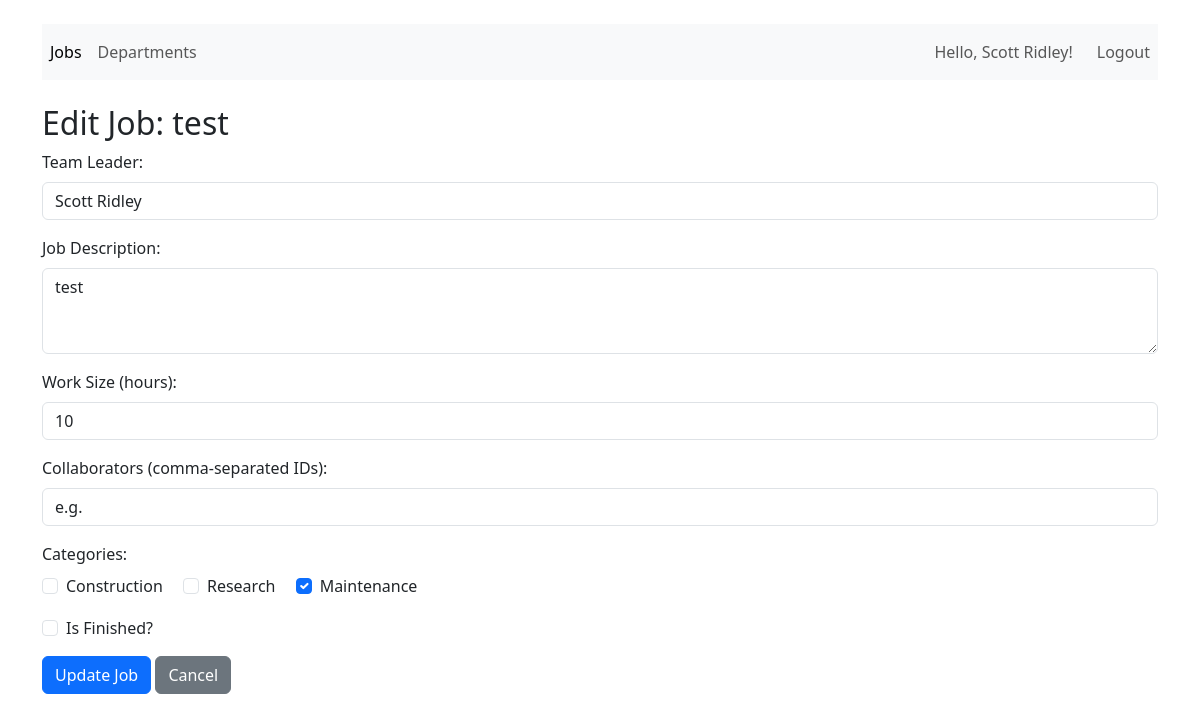
/edit_job/2 (signed in), run on the app's committed database.
### main.py (models this page shows, shortened)
class User(Base, UserMixin):
    __tablename__ = 'users'
    id = Column(Integer, primary_key=True, autoincrement=True)
    surname = Column(String, nullable=False)
    name = Column(String, nullable=False)
    age = Column(Integer, nullable=False)
    position = Column(String, nullable=False)
    speciality = Column(String, nullable=False)
    address = Column(String, nullable=False)
    email = Column(String, unique=True, nullable=False)
    _hashed_password = Column('hashed_password', String, nullable=False)
    modified_date = Column(DateTime, default=datetime.datetime.now)
    jobs_as_leader = relationship("Jobs", back_populates="team_leader_user")
    departments_led = relationship("Department", back_populates="chief_user")
    @property
    def full_name(self):
        return f"{self.surname} {self.name}"

class Jobs(Base):
    __tablename__ = 'jobs'
    id = Column(Integer, primary_key=True, autoincrement=True)
    team_leader = Column(Integer, ForeignKey('users.id'), nullable=False)
    job = Column(String, nullable=False)
    work_size = Column(Integer, nullable=False)
    collaborators = Column(Text, nullable=False)
    start_date = Column(DateTime, default=datetime.datetime.now)
    end_date = Column(DateTime)
    is_finished = Column(Boolean, default=False)
    team_leader_user = relationship("User", back_populates="jobs_as_leader")
    categories = relationship("Category", secondary=association_table, lazy='subquery', backref="jobs")

class Category(Base):
    __tablename__ = 'categories'
    id = Column(Integer, primary_key=True, autoincrement=True)
    name = Column(String, unique=True, nullable=False)

### app.py (the view, shortened to what this page needs)
@app.route('/edit_job/<int:job_id>', methods=['GET', 'POST'])
@login_required
def edit_job(job_id):
    session = Session()
    job = session.query(Jobs).options(joinedload(Jobs.team_leader_user)).filter(Jobs.id == job_id).first()
    if not job:
        flash('Job not found.')
        session.close()
        return redirect(url_for('index'))
    if job.team_leader_user != current_user and current_user.id != 1:
        flash('You cannot edit this job.')
        session.close()
        return redirect(url_for('index'))
    users = session.query(User).all()
    categories = session.query(Category).all()
    session.close()
    return render_template('edit_job.html', job=job, users=users, categories=categories)

### app.py (called while the page is built)
@login_manager.user_loader
def load_user(user_id):
    session = Session()
    user = session.query(User).get(int(user_id))
    session.close()
    return user

### templates/edit_job.html (shortened to what this page needs)
{% extends "base.html" %}
{% block content %}
<h2>Edit Job: {{ job.job }}</h2>
<form method="POST">
    <div class="mb-3">
        <label for="team_leader_id" class="form-label">Team Leader:</label>
        <select class="form-control" id="team_leader_id" name="team_leader_id" required>
            {% for user in users %}
                <option value="{{ user.id }}" {% if user.id == job.team_leader %}selected{% endif %}>{{ user.full_name }}</option>
            {% endfor %}
        </select>
    </div>
    <div class="mb-3">
        <label for="job_description" class="form-label">Job Description:</label>
        <textarea class="form-control" id="job_description" name="job_description" rows="3" required>{{ job.job }}</textarea>
    </div>
    <div class="mb-3">
        <label for="work_size" class="form-label">Work Size (hours):</label>
        <input type="number" class="form-control" id="work_size" name="work_size" min="1" value="{{ job.work_size }}" required>
    </div>
    <div class="mb-3">
        <label for="collaborators" class="form-label">Collaborators (comma-separated IDs):</label>
        <input type="text" class="form-control" id="collaborators" name="collaborators" value="{{ job.collaborators }}" required>
    </div>
    <div class="mb-3">
        <label class="form-label">Categories:</label><br>
        {% for category in categories %}
            <div class="form-check form-check-inline">
                <input class="form-check-input" type="checkbox" name="categories" id="cat_{{ category.id }}" value="{{ category.id }}"
                       {% if category in job.categories %}checked{% endif %}>
                <label class="form-check-label" for="cat_{{ category.id }}">{{ category.name }}</label>
            </div>
        {% endfor %}
    </div>
    <div class="mb-3 form-check">
        <input type="checkbox" class="form-check-input" id="is_finished" name="is_finished" {% if job.is_finished %}checked{% endif %}>
        <label class="form-check-label" for="is_finished">Is Finished?</label>
    </div>
    <button type="submit" class="btn btn-primary">Update Job</button>
    <a href="{{ url_for('index') }}" class="btn btn-secondary">Cancel</a>
</form>
{% endblock %}

### templates/base.html (shortened to what this page needs)
<!DOCTYPE html>
<html lang="en">
<head>
    <link href="https://cdn.jsdelivr.net/npm/bootstrap@5.3.0-alpha1/dist/css/bootstrap.min.css" rel="stylesheet">
</head>
<body>
    <div class="container mt-4">
        <nav class="navbar navbar-expand-lg navbar-light bg-light mb-4">
            <div class="navbar-nav">
                <a class="nav-link active" href="{{ url_for('index') }}">Jobs</a>
                <a class="nav-link" href="{{ url_for('departments') }}">Departments</a>
            </div>
            <div class="navbar-nav ms-auto">
                {% if current_user.is_authenticated %}
                    <span class="navbar-text me-3">Hello, {{ current_user.full_name }}!</span>
                    <a class="nav-link" href="{{ url_for('logout') }}">Logout</a>
                {% else %}
                    <a class="nav-link" href="{{ url_for('login') }}">Login</a>
                    <a class="nav-link" href="{{ url_for('register') }}">Register</a>
                {% endif %}
            </div>
        </nav>
        {% block content %}{% endblock %}
    </div>
</body>
</html>

### data on the page
User: full_name "Scott Ridley"
Jobs: job "test", team_leader_id "Scott Ridley", job_description "test", work_size "10", collaborators "e.g."
Category: name "Construction"
Category: name "Research"
Category: name "Maintenance"
